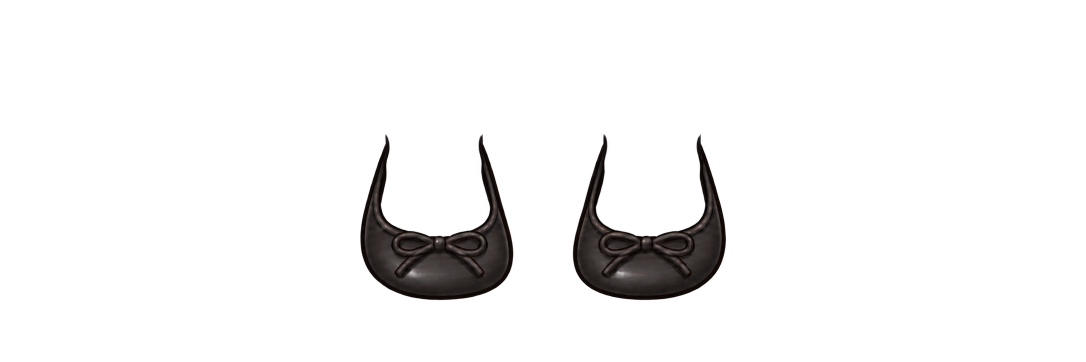
#> input picture assets-src/assemble/shoes/shoes_bow_flats_black.png, 2172 x 724 px, found by its file name (shown at 1/2 size); its folder holds 4 pictures in this run
$ python fit_assemble_shoes.py
#> lines starting #> are read from the running program, lines starting #| are printed output that depends on the picture; after the words box and inside, x2 and y2 are one past the last pixel; in counts of white or black regions, pixels touching at a corner belong together
"""조립 탭 신발(발목이 보이는 한 쌍, 2170×725)을 아바타 발 위치에 맞추는 값을 계산해 scripts/assemble-shoes-fit.json 에 저장한다.

신발 이미지에서 왼쪽·오른쪽 신발 덩어리의 가운데와 폭을 찾아
  - 배율 s = (아바타 두 발 가운데 사이 거리 / 신발 두 짝 가운데 사이 거리) 와 (아바타 발 폭 / 신발 폭) 의 평균 (신발이 발보다 약간 크게 그려져 있어 발을 덮는다)
  - 두 짝의 가운데 x 가 아바타 발 가운데에, 맨 아래가 FEET_Y 에 오도록 위치를 정한다.
조립 탭의 하의는 맨발까지 그려져 있어서 신발이 그 발을 덮는다. 하의마다 발 위치가 조금 달라 앱에서 손가락으로 더 맞출 수 있다.

사용: python tools-py/fit_assemble_shoes.py
의존성: pip install numpy opencv-python-headless pillow
"""
import json
import os

import cv2
import numpy as np
from PIL import Image

SRC = 'assets-src/assemble/shoes'
OUT = 'scripts/assemble-shoes-fit.json'
# 정면 아바타(1024×1536)의 두 발: 가운데 x, 폭(110), 발끝 y (측정값)
FOOT_CX = (423.3, 598.1)
FOOT_W = 110.0
FEET_Y = 1509

fit = {}
for f in sorted(os.listdir(SRC)):
    if not f.endswith('.png'):
        continue
    a = np.array(Image.open(os.path.join(SRC, f)).convert('RGBA'))[:, :, 3] > 128
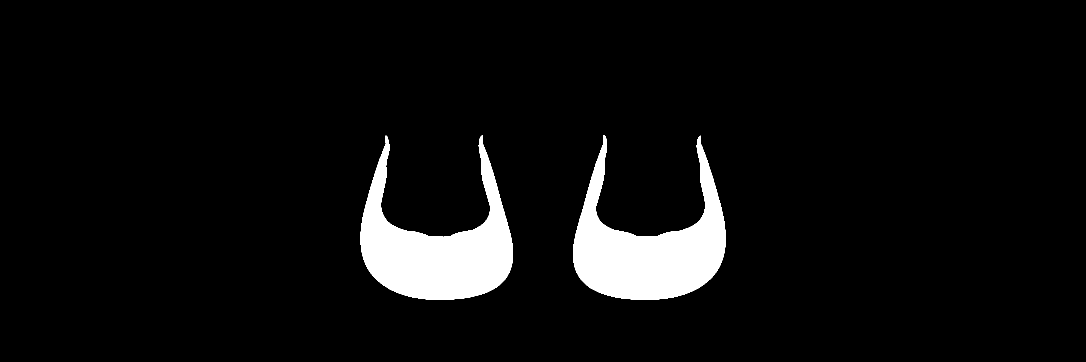
#> a: shape (724, 2172) bool (shown at 1/2 size); 5.8% white; 2 white regions, box (x1, y1, x2, y2) and area: (1146, 270, 1452, 600) 45777, (721, 270, 1026, 600) 45699
    ys = np.where(a.any(1))[0]
#> ys = 330 values from 270 to 599
    n, _, st, _ = cv2.connectedComponentsWithStats(a.astype(np.uint8))
#> n = 3; st = [[0, 0, 2172, 724, 1481052], [721, 270, 305, 330, 45699], [1146, 270, 306, 330, 45777]]
    shoes = sorted([(st[i, 0] + st[i, 2] / 2, st[i, 2]) for i in range(1, n) if st[i, 4] > 3000])
#> shoes = [(873.5, 305), (1299, 306)]
    assert len(shoes) == 2, (f, shoes)
    (x1, w1), (x2, w2) = shoes
#> x1 = 873.5; w1 = 305; x2 = 1299; w2 = 306
    s = 0.5 * ((FOOT_CX[1] - FOOT_CX[0]) / (x2 - x1) + FOOT_W / ((w1 + w2) / 2))
#> s = 0.385
    mid = 0.5 * (x1 + x2)
#> mid = 1086.2
    fit[f[:-4]] = {
        's': round(float(s), 4),
        'tx': round(float(0.5 * (FOOT_CX[0] + FOOT_CX[1]) - s * mid), 1),
        'ty': round(float(FEET_Y - s * ys.max()), 1),
    }
    print(f'{f[:-4]:26s} s={s:.3f}  신발 폭 {s * (w1 + w2) / 2:.0f}px (발 {FOOT_W:.0f}px)')
#| shoes_bow_flats_black      s=0.385  신발 폭 118px (발 110px)
#> pass 2 of the loop `for f in sorted(os.listdir(SRC)):`:
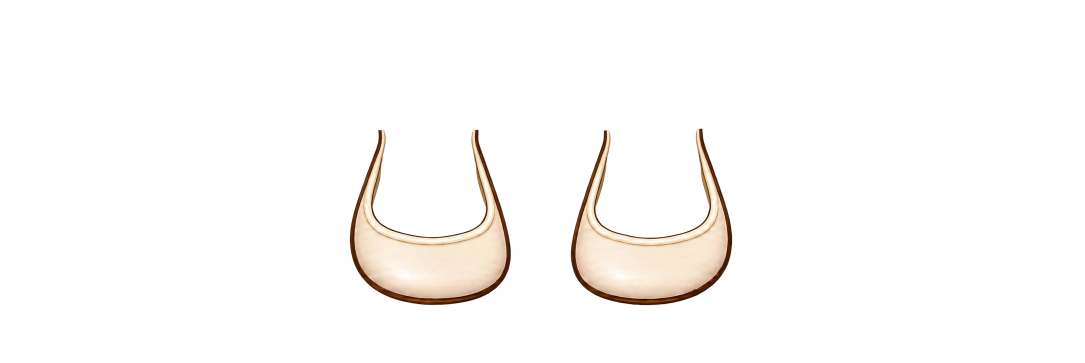
#> input picture assets-src/assemble/shoes/shoes_flats_beige.png, 2169 x 725 px, found by its file name (shown at 1/2 size)
#> `a = np.array(Image.open(os.path.join(SRC, f)).convert('RGBA'))[:, :, 3..`:
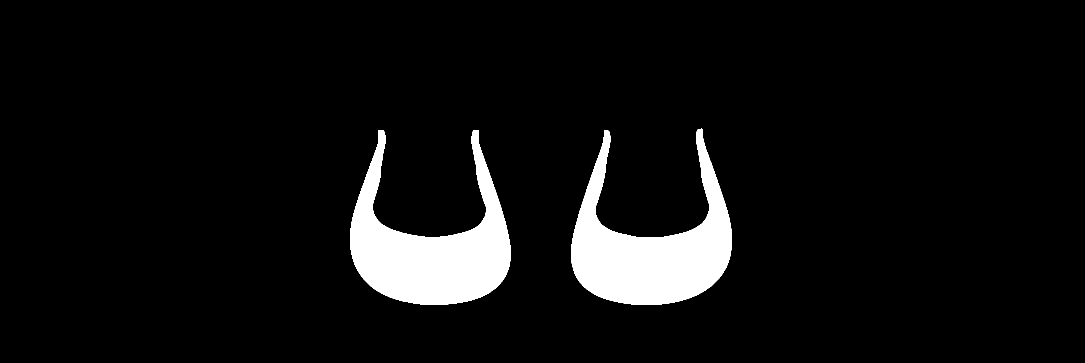
#> a: shape (725, 2169) bool (shown at 1/2 size); 6.5% white; 2 white regions, box (x1, y1, x2, y2) and area: (700, 260, 1022, 610) 51536, (1142, 257, 1464, 610) 51366
#> ys = 353 values from 257 to 609
#> st = [[0, 0, 2169, 725, 1469623], [1142, 257, 322, 353, 51366], [700, 260, 322, 350, 51536]]
#> shoes = [(861, 322), (1303, 322)]
#> x1 = 861; w1 = 322; x2 = 1303; w2 = 322
#> s = 0.369
#> mid = 1082
#| shoes_flats_beige          s=0.369  신발 폭 119px (발 110px)
#> pass 3 of the loop `for f in sorted(os.listdir(SRC)):`:
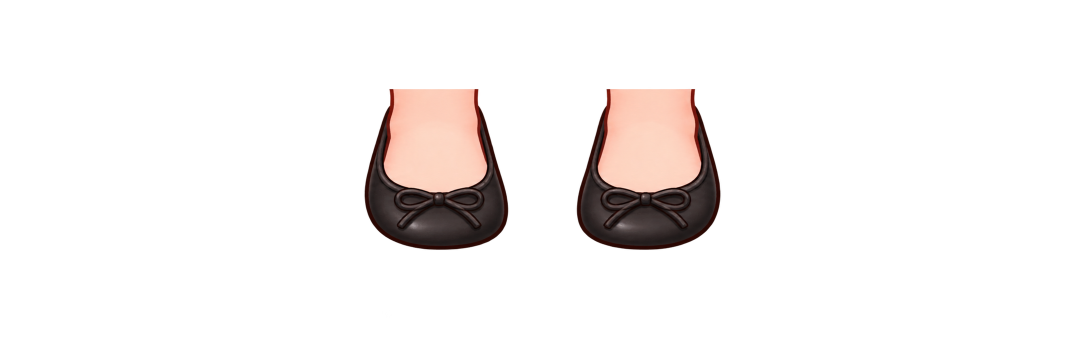
#> input picture assets-src/assemble/shoes/shoes_flats_black.png, 2170 x 725 px, found by its file name (shown at 1/2 size)
#> `a = np.array(Image.open(os.path.join(SRC, f)).convert('RGBA'))[:, :, 3..`:
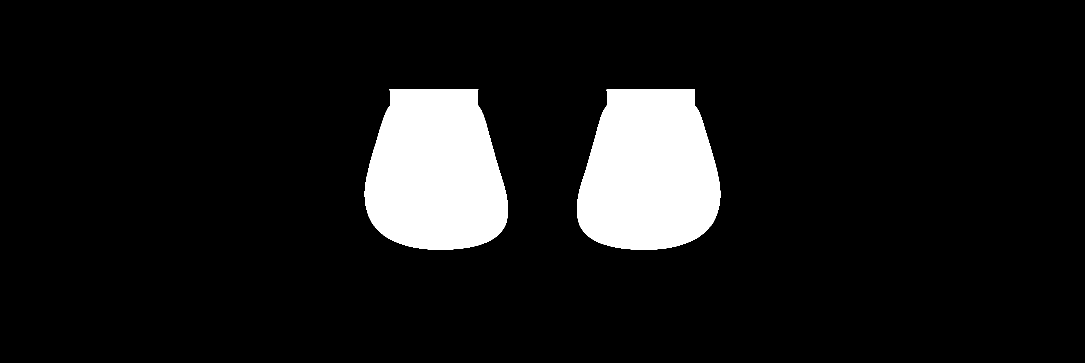
#> a: shape (725, 2170) bool (shown at 1/2 size); 9.6% white; 2 white regions, box (x1, y1, x2, y2) and area: (1154, 178, 1441, 499) 75188, (729, 178, 1016, 499) 75149
#> ys = 321 values from 178 to 498
#> st = [[0, 0, 2170, 725, 1422913], [729, 178, 287, 321, 75149], [1154, 178, 287, 321, 75188]]
#> shoes = [(872.5, 287), (1297.5, 287)]
#> x1 = 872.5; w1 = 287; x2 = 1297.5; w2 = 287
#> s = 0.397
#> mid = 1085
#| shoes_flats_black          s=0.397  신발 폭 114px (발 110px)
#> the loop made 4 passes; the first 3 are shown
with open(OUT, 'w', encoding='utf-8') as fp:
    json.dump(fit, fp, ensure_ascii=False, indent=2)
    fp.write('\n')
